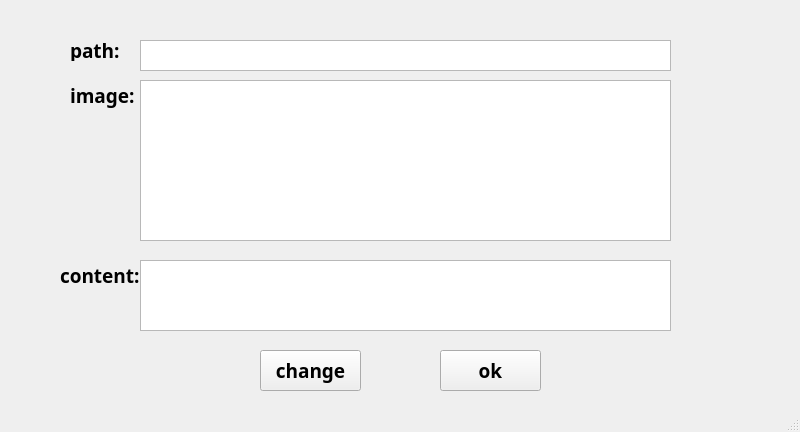
<?xml version="1.0" encoding="UTF-8"?>
<ui version="4.0">
 <class>MainWindow</class>
 <widget class="QMainWindow" name="MainWindow">
  <property name="geometry">
   <rect>
    <x>0</x>
    <y>0</y>
    <width>800</width>
    <height>432</height>
   </rect>
  </property>
  <property name="windowTitle">
   <string>MainWindow</string>
  </property>
  <widget class="QWidget" name="centralwidget">
   <widget class="QPushButton" name="ok">
    <property name="geometry">
     <rect>
      <x>440</x>
      <y>350</y>
      <width>101</width>
      <height>41</height>
     </rect>
    </property>
    <property name="font">
     <font>
      <family>Yu Gothic UI Semibold</family>
      <pointsize>14</pointsize>
      <weight>75</weight>
      <bold>true</bold>
     </font>
    </property>
    <property name="text">
     <string>ok</string>
    </property>
   </widget>
   <widget class="QLabel" name="img_label">
    <property name="geometry">
     <rect>
      <x>70</x>
      <y>80</y>
      <width>71</width>
      <height>31</height>
     </rect>
    </property>
    <property name="font">
     <font>
      <family>Yu Gothic UI Semibold</family>
      <pointsize>14</pointsize>
      <weight>75</weight>
      <bold>true</bold>
     </font>
    </property>
    <property name="text">
     <string>image:</string>
    </property>
   </widget>
   <widget class="QTextEdit" name="label">
    <property name="geometry">
     <rect>
      <x>140</x>
      <y>260</y>
      <width>531</width>
      <height>71</height>
     </rect>
    </property>
   </widget>
   <widget class="QGraphicsView" name="img">
    <property name="geometry">
     <rect>
      <x>140</x>
      <y>80</y>
      <width>531</width>
      <height>161</height>
     </rect>
    </property>
   </widget>
   <widget class="QLabel" name="img_label_2">
    <property name="geometry">
     <rect>
      <x>60</x>
      <y>260</y>
      <width>81</width>
      <height>31</height>
     </rect>
    </property>
    <property name="font">
     <font>
      <family>Yu Gothic UI Semibold</family>
      <pointsize>14</pointsize>
      <weight>75</weight>
      <bold>true</bold>
     </font>
    </property>
    <property name="text">
     <string>content:</string>
    </property>
   </widget>
   <widget class="QPushButton" name="change">
    <property name="geometry">
     <rect>
      <x>260</x>
      <y>350</y>
      <width>101</width>
      <height>41</height>
     </rect>
    </property>
    <property name="font">
     <font>
      <family>Yu Gothic UI Semibold</family>
      <pointsize>14</pointsize>
      <weight>75</weight>
      <bold>true</bold>
     </font>
    </property>
    <property name="text">
     <string>change</string>
    </property>
   </widget>
   <widget class="QLabel" name="path_label">
    <property name="geometry">
     <rect>
      <x>70</x>
      <y>40</y>
      <width>51</width>
      <height>21</height>
     </rect>
    </property>
    <property name="font">
     <font>
      <family>Yu Gothic UI Semibold</family>
      <pointsize>14</pointsize>
      <weight>75</weight>
      <bold>true</bold>
     </font>
    </property>
    <property name="text">
     <string>path:</string>
    </property>
   </widget>
   <widget class="QTextBrowser" name="path_text">
    <property name="geometry">
     <rect>
      <x>140</x>
      <y>40</y>
      <width>531</width>
      <height>31</height>
     </rect>
    </property>
    <property name="font">
     <font>
      <family>微软雅黑</family>
     </font>
    </property>
   </widget>
   <zorder>ok</zorder>
   <zorder>img_label</zorder>
   <zorder>label</zorder>
   <zorder>img_label_2</zorder>
   <zorder>img</zorder>
   <zorder>change</zorder>
   <zorder>path_label</zorder>
   <zorder>path_text</zorder>
  </widget>
  <widget class="QStatusBar" name="statusbar"/>
 </widget>
 <resources/>
 <connections/>
</ui>
